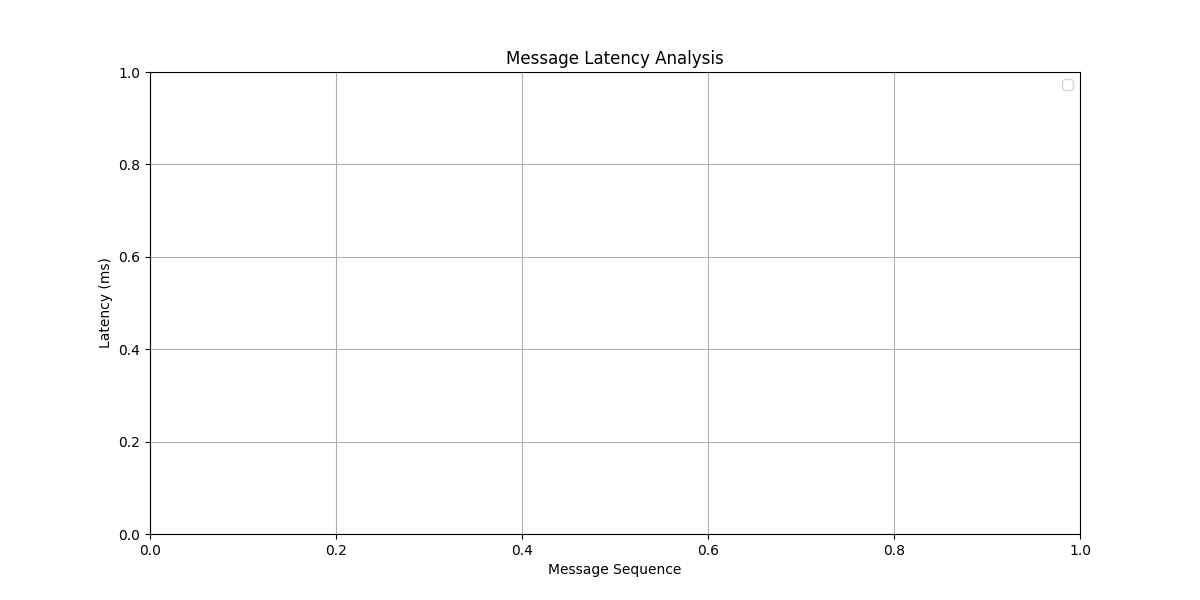
#> input picture src/examples/scripts/history/latency_analysis.png, 1200 x 600 px; its folder holds only this picture in this run
$ python diff_calcu--.py
#> lines starting #> are read from the running program, lines starting #| are printed output that depends on the picture; after the words box and inside, x2 and y2 are one past the last pixel; in counts of white or black regions, pixels touching at a corner belong together
import cv2
import pandas as pd
import numpy as np
from shapely.geometry import LineString
import os
import matplotlib.pyplot as plt


input_folder = '.'            # 原图文件夹
output_folder = '.'          # 处理后图像输出文件夹
image_files = [f for f in os.listdir(input_folder) if f.endswith(('.png', '.jpg', '.jpeg'))]
def get_angle(line):
    x1, y1, x2, y2 = line[0]
    return np.degrees(np.arctan2(y2 - y1, x2 - x1))

def merge_lines_by_angle(lines, angle_threshold=10):
    """
    按角度聚类，使用 cv2.fitLine 拟合每一组直线
    """
    if lines is None:
        return []

    angle_groups = []
    for line in lines:
        angle = get_angle(line)
        # print(angle)
        if abs(angle) != 0 and abs(angle) != 90:
            matched = False
            for group in angle_groups:
                if abs(get_angle(group[0]) - angle) < angle_threshold:
                    group.append(line)
                    matched = True
                    break
            if not matched:
                angle_groups.append([line])

    merged_lines = []
    for group in angle_groups:
        points = []
        for line in group:
            x1, y1, x2, y2 = line[0]
            slope = (y2 - y1) / (x2 - x1 + 1e-6)
            if abs(slope) > 0.5:
                points.append([x1, y1])
                points.append([x2, y2])
        points = np.array(points)
        if len(points) >= 2:
            [vx, vy, x0, y0] = cv2.fitLine(points, cv2.DIST_L2, 0, 0.01, 0.01)
            # 延展线段
            x1 = int(x0.item() - vx.item() * 1000)
            y1 = int(y0.item() - vy.item() * 1000)
            x2 = int(x0.item() + vx.item() * 1000)
            y2 = int(y0.item() + vy.item() * 1000)
            merged_lines.append(((x1, y1), (x2, y2)))
    return merged_lines

index = 0
diff = []

for file_name in image_files:
    image_path = os.path.join(input_folder, file_name)
    img = cv2.imread(image_path)
#> img is the input picture: shape (600, 1200, 3); min 0, max 255, mean 252.4

    height, width = img.shape[:2]
#> height = 600; width = 1200
    lower_half = img[round(height // 1.75): height, :]
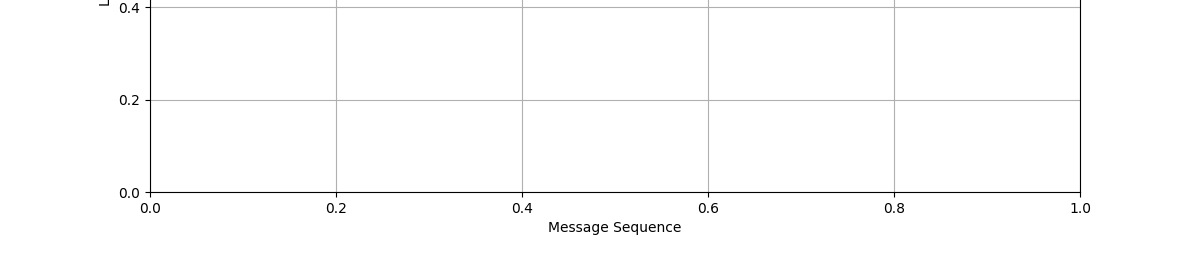
#> lower_half: shape (258, 1200, 3); min 0, max 255, mean 252.2
    line_img = lower_half.copy()

    lab = cv2.cvtColor(lower_half, cv2.COLOR_BGR2LAB)
#> lab: shape (258, 1200, 3); mean of channels 0, 1, 2 252.3, 128, 128
    l, a, b = cv2.split(lab)
#> a: shape (258, 1200); every value is 128
    clahe = cv2.createCLAHE(clipLimit=2.0, tileGridSize=(8,8))
    l = clahe.apply(l)
    enhanced = cv2.merge((l,a,b))
#> enhanced: shape (258, 1200, 3); mean of channels 0, 1, 2 252.2, 128, 128
    enhanced = cv2.cvtColor(enhanced, cv2.COLOR_LAB2BGR)

    gray = cv2.cvtColor(enhanced, cv2.COLOR_BGR2GRAY)
    blur = cv2.GaussianBlur(gray, (5, 5), 0)
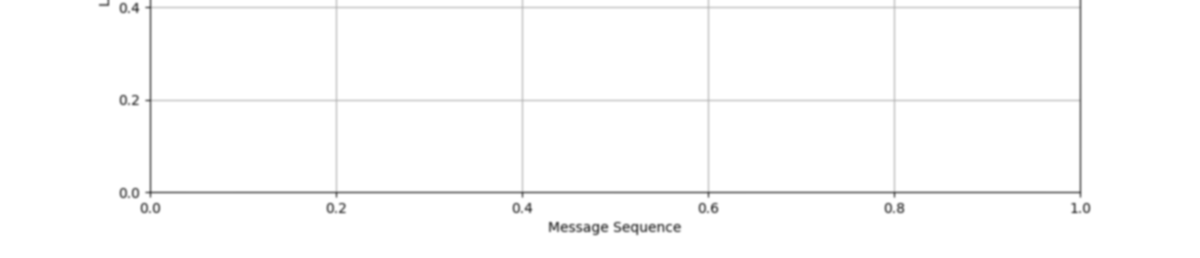
#> blur: shape (258, 1200); min 89, max 255, mean 252.1
    edges = cv2.Canny(blur, 50, 150)
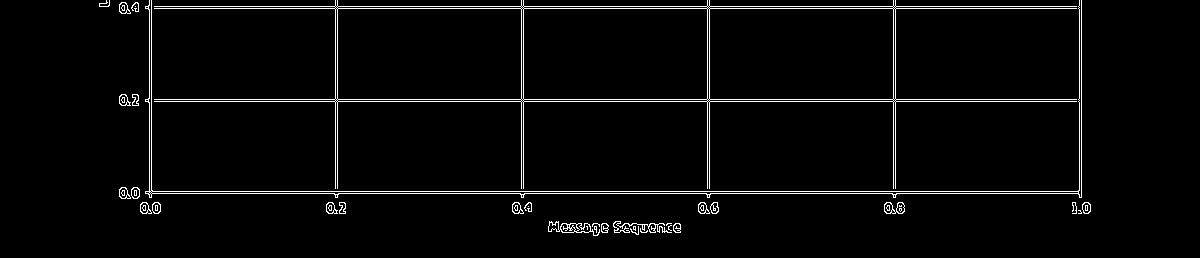
#> edges: shape (258, 1200); 3% white in thin lines or dots, all inside (x1, y1, x2, y2) = (99, 0, 1091, 236)
    # [5 lines of commented-out code are left out]

    lines = cv2.HoughLinesP(edges, rho=1, theta=np.pi / 180, threshold=20, minLineLength=20, maxLineGap=300)
#> lines = 39 rows, first 6: [99, 6, 1081, 6], [119, 191, 1081, 191], [119, 101, 1081, 101], [119, 8, 1081, 8], [119, 193, 1081, 193], [119, 99, 1081, 99]

    merged = merge_lines_by_angle(lines)
#> the loop in merge_lines_by_angle, `for line in lines:` made 39 passes
#> (line, angle) on passes 25, 26, 35, 36, 39: ([[154, 202, 680, 229]], 2.94), ([[555, 222, 680, 226]], 1.83), ([[570, 229, 680, 228]], -0.521), ([[549, 224, 636, 223]], -0.659), ([[548, 227, 680, 225]], -0.868)
#> angle on passes 1 to 6: 0, 0, 0, 0, 0, 0
#> after the loop in merge_lines_by_angle, `for line in lines:`: angle_groups = [[[[548, 229, 1075, 202]], [[154, 202, 680, 229]], [[555, 222, 680, 226]], [[570, 229, 680, 228]], [[549, 224, 636, 223]], [[548, 227, 680, 225]]]]; group = [[[548, 229, 1075, 202]], [[154, 202, 680, 229]], [[555, 222, 680, 226]], [[570, 229, 680, 228]], [[549, 224, 636, 223]], [[548, 227, 680, 225]]]
#> in merge_lines_by_angle, `merged_lines = []`: merged_lines = []
#> the loop in merge_lines_by_angle, `for group in angle_groups:` made 1 pass
#> merged = []
    if len(merged) > 0 and len(merged[0]) > 1:
        left_k = (merged[0][1][1] - merged[0][0][1]) / (merged[0][1][0] - merged[0][0][0] + 1e-6)
    else:
        left_k = None
    if len(merged) > 1 and len(merged[1]) > 1:
        right_k = (merged[1][1][1] - merged[1][0][1]) / (merged[1][1][0] - merged[1][0][0] + 1e-6)
    else:
        right_k = None


    # print(left_k, right_k)
    # 画合并后的长线
    inter_points = []
    height_half, width_half = line_img.shape[:2]
#> height_half = 258; width_half = 1200
    line0 = LineString([(-100, height_half-1), (width_half+100, height_half-1)])
    for pt1, pt2 in merged:
    # [4 lines of commented-out code are left out]
        cv2.line(line_img, pt1, pt2, (0, 0, 255), 3)
#> this loop made 0 passes
    # [8 lines of commented-out code are left out]
    index += 1

    # 保存结果图
    output_path = os.path.join(output_folder, f'merged_{file_name}')
    cv2.imwrite(output_path, line_img)
    # print(f'Processed: {file_name}')
